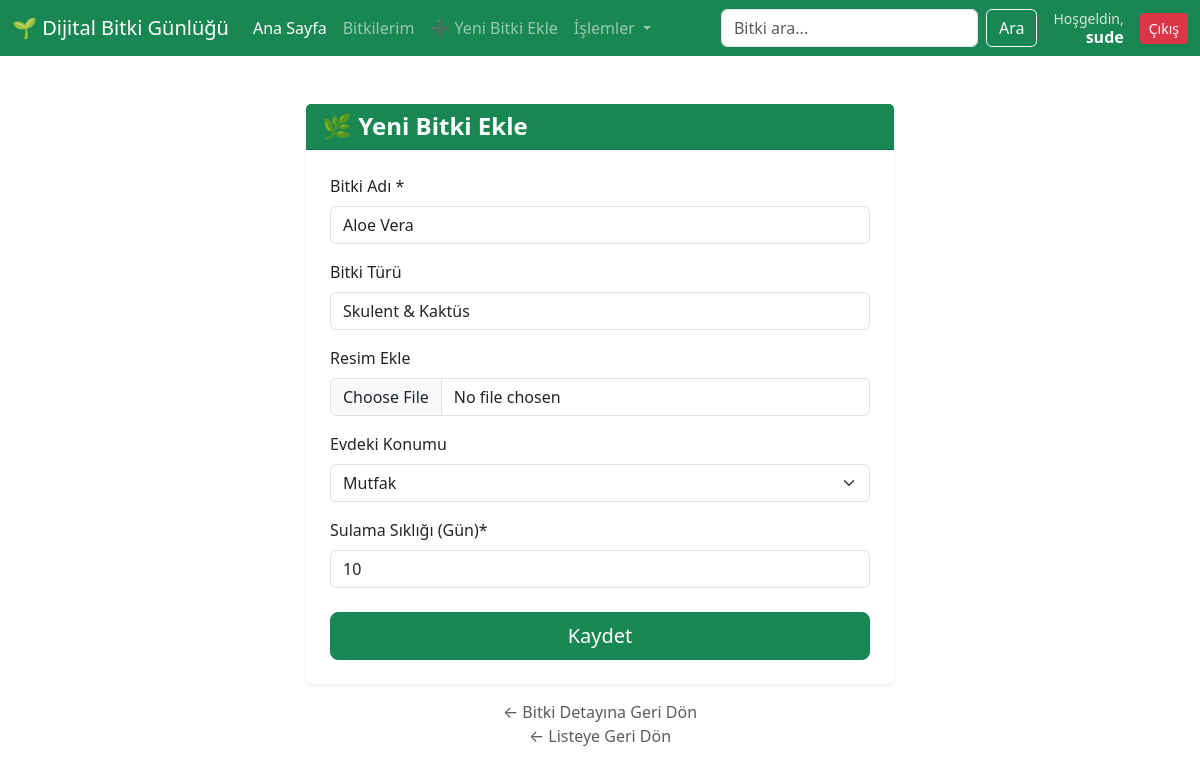
/plant/2/update (signed in), run on an earlier commit of the app's database.
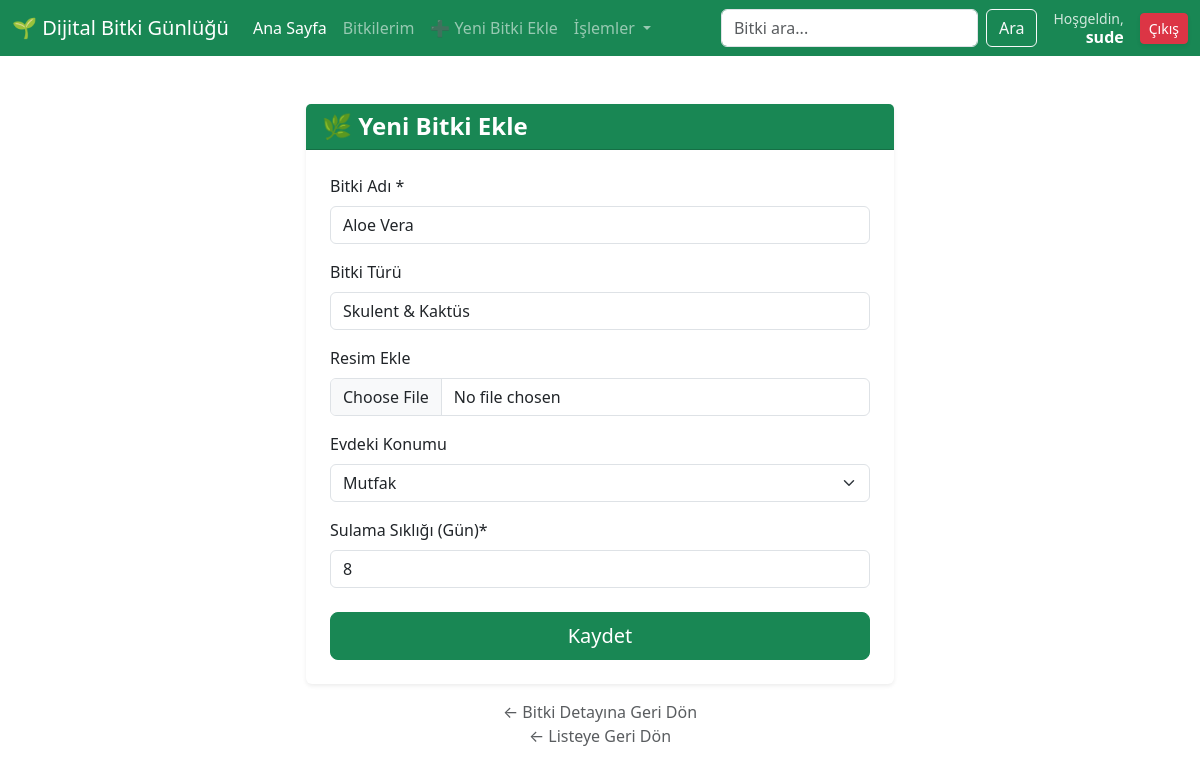
And on a later commit of the database.
### plants/models.py (models this page shows, shortened)
class Plant(models.Model):
    name= models.CharField(max_length=100, verbose_name="Bitki Adı ")
    species = models.CharField(max_length=100, blank=True, verbose_name="Bitki Türü ")
    added_date = models.DateField(verbose_name="Ekleme Tarihi ", auto_now_add=True)
    photo = models.ImageField(upload_to="plant_photos/", blank=True, null=True, verbose_name="Resim Ekle ")  # Fotoğraf
    location = models.CharField(max_length=100, choices=LOCATION_CHOICES, blank=True, verbose_name="Evdeki Konumu")
    irrigation_frequency = models.PositiveIntegerField(verbose_name="Sulama Sıklığı (Gün)")
    def get_absolute_url(self):
        return reverse('plant:detail', args=[str(self.id)])

### plants/views.py (the view)
# urls.py: path('<int:id>/update',plant_update,name='update'),
def plant_update(request,id):
    if not request.user.is_authenticated:
        return Http404("Giriş yapmalısınız.")
    plant = get_object_or_404(Plant, id=id)
    form = PlantForm(request.POST or None, request.FILES or None, instance=plant)
    if form.is_valid():
        form.save()
        messages.success(request, 'Bitki kaydı başarıyla güncellendi!',extra_tags='mesaj-basarili')
        return HttpResponseRedirect(plant.get_absolute_url())
    context = {'form': form, 'plant': plant}
    return render(request, 'plant/form.html', context)

### plants/forms.py
class PlantForm(forms.ModelForm):
    class Meta:
        model = Plant
        fields = [
            'name',
            'species',
            'photo',
            'location',
            'irrigation_frequency'
        ]

### templates/plant/form.html (shortened to what this page needs)
{% extends "base.html" %}
{% load crispy_forms_tags %}
{% block body %}
<div class="row justify-content-center mt-4">
    <div class="col-md-6"> <div class="card shadow-sm border-0">
            <div class="card-header bg-success text-white">
                <h4 class="mb-0 fw-bold">🌿 Yeni Bitki Ekle</h4>
            </div>
            <div class="card-body p-4">
                <form method="POST" enctype="multipart/form-data">
                    {{ form|crispy }}
                    <div class="d-grid mt-4">
                        <button type="submit" class="btn btn-success btn-lg">
                             Kaydet
                        </button>
                    </div>
                </form>
            </div>
        </div>
        <div class="text-center mt-3">
            <a href="{{plant.get_absolute_url}}" class="text-muted text-decoration-none">
                &larr; Bitki Detayına Geri Dön
            </a> <br>
            <a href="{% url 'plant:index' %}" class="text-muted text-decoration-none">
                &larr; Listeye Geri Dön
            </a> <br>
        </div>
    </div>
</div>
{% endblock %}

What changed in the data, as far as the page shows it:
changed Plant "Aloe Vera": irrigation_frequency "10" → "8"
